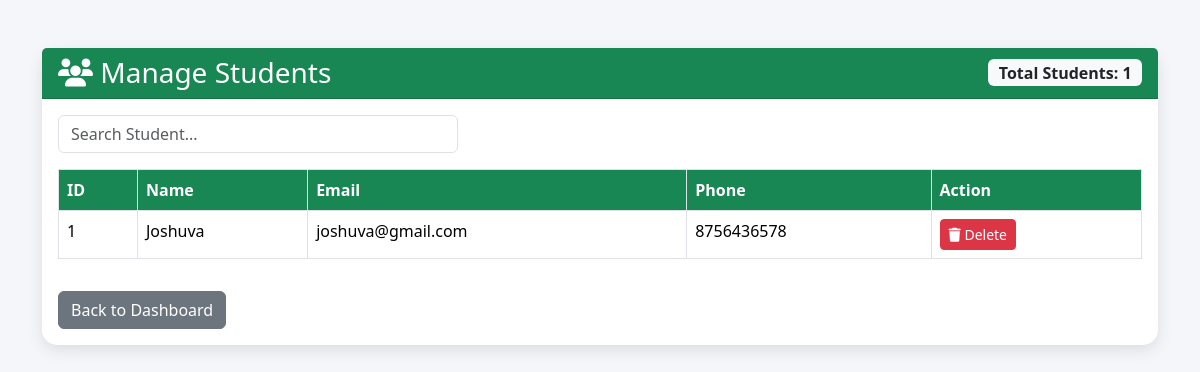
The app's page /admin/students.php (signed in) with its own data.
### tables this page shows
CREATE TABLE `students` (
  `id` int(11) NOT NULL,
  `name` varchar(100) NOT NULL,
  `email` varchar(100) NOT NULL,
  `phone` varchar(15) DEFAULT NULL,
  `password` varchar(255) NOT NULL,
  `created_at` timestamp NOT NULL DEFAULT current_timestamp()
);

### admin/students.php (the view, shortened to what this page needs)
<?php
$students = mysqli_query($conn,
"SELECT * FROM students ORDER BY id DESC");
$countQuery = mysqli_query($conn,
"SELECT COUNT(*) AS total FROM students");
$count = mysqli_fetch_assoc($countQuery);
?>
<!DOCTYPE html>
<html lang="en">
<head>
<link href="https://cdn.jsdelivr.net/npm/bootstrap@5.3.3/dist/css/bootstrap.min.css" rel="stylesheet">
<link rel="stylesheet"
href="https://cdnjs.cloudflare.com/ajax/libs/font-awesome/6.5.2/css/all.min.css">
</head>
<body>
<div class="container py-5">
<div class="card">
<div class="card-header bg-success text-white">
<div class="d-flex justify-content-between align-items-center">
<h3 class="mb-0">
<i class="fas fa-users"></i>
Manage Students
</h3>
<span class="badge bg-light text-dark fs-6">
Total Students:
<?php echo $count['total']; ?>
</span>
</div>
</div>
<div class="card-body">
<div class="mb-3">
<input type="text"
       id="searchStudent"
       class="form-control search-box"
       placeholder="Search Student...">
</div>
<div class="table-responsive">
<table class="table table-bordered table-hover"
       id="studentTable">
<thead>
<tr>
<th>ID</th>
<th>Name</th>
<th>Email</th>
<th>Phone</th>
<th>Action</th>
</tr>
</thead>
<tbody>
<?php while($row = mysqli_fetch_assoc($students)) { ?>
<tr>
<td><?php echo $row['id']; ?></td>
<td>
<?php echo htmlspecialchars($row['name']); ?>
</td>
<td>
<?php echo htmlspecialchars($row['email']); ?>
</td>
<td>
<?php echo htmlspecialchars($row['phone']); ?>
</td>
<td>
<a href="?delete=<?php echo $row['id']; ?>"
   class="btn btn-danger btn-sm"
   onclick="return confirmDelete();">
<i class="fas fa-trash"></i>
Delete
</a>
</td>
</tr>
<?php } ?>
</tbody>
</table>
</div>
<div class="mt-3">
<a href="dashboard.php"
   class="btn btn-secondary">
Back to Dashboard
</a>
</div>
</div>
</div>
</div>
</body>
</html>

### admin/students.php (style rules this page uses)
body { background:#f4f6f9; }
.card { border:none; border-radius:15px; box-shadow:0 5px 15px rgba(0,0,0,0.1); }
.table th { background:#198754; color:white; }
.search-box { max-width:400px; }

### records on screen
students: id "1", name "Joshuva", email "joshuva@gmail.com", phone "8756436578"

### other values on screen
$count['total'] "1"
